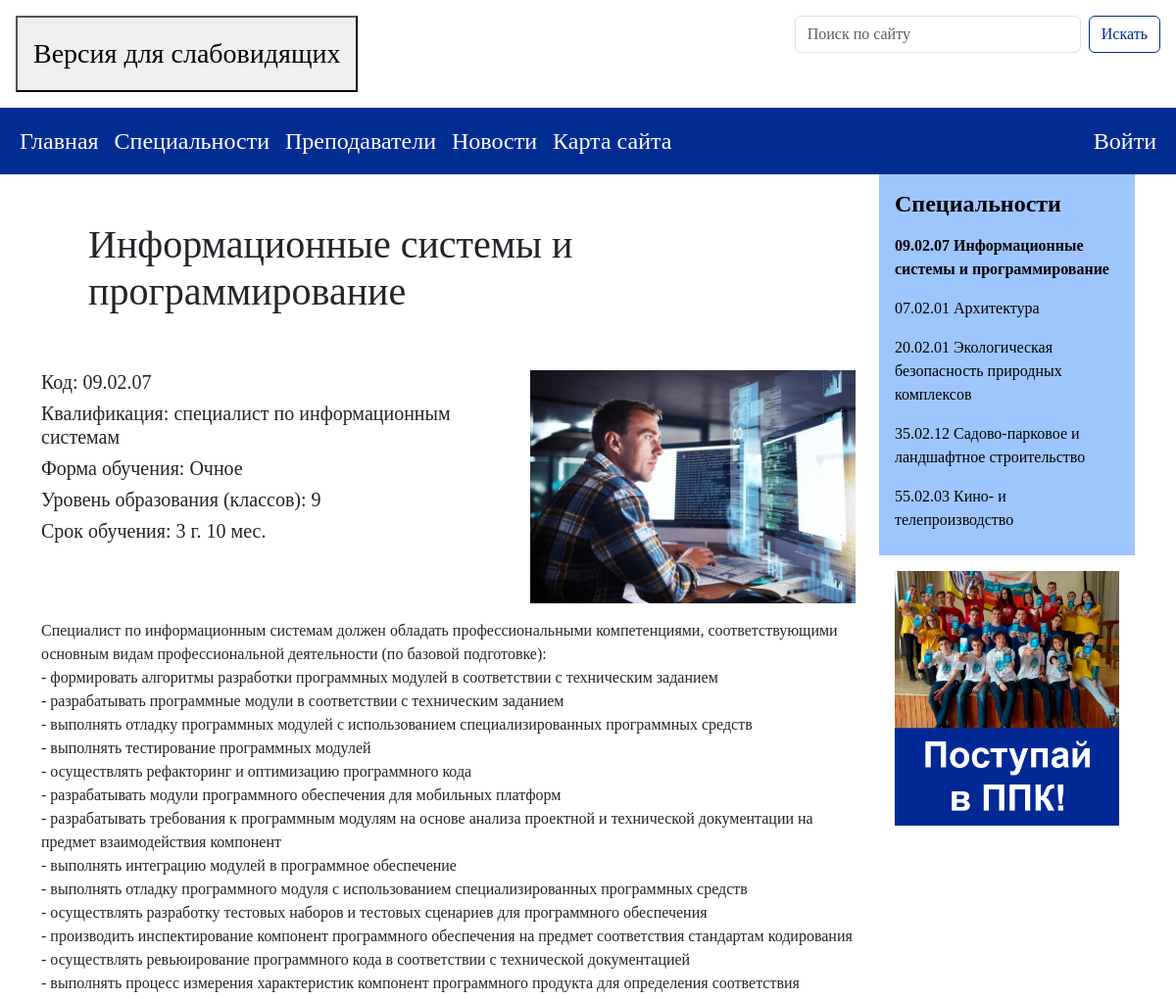
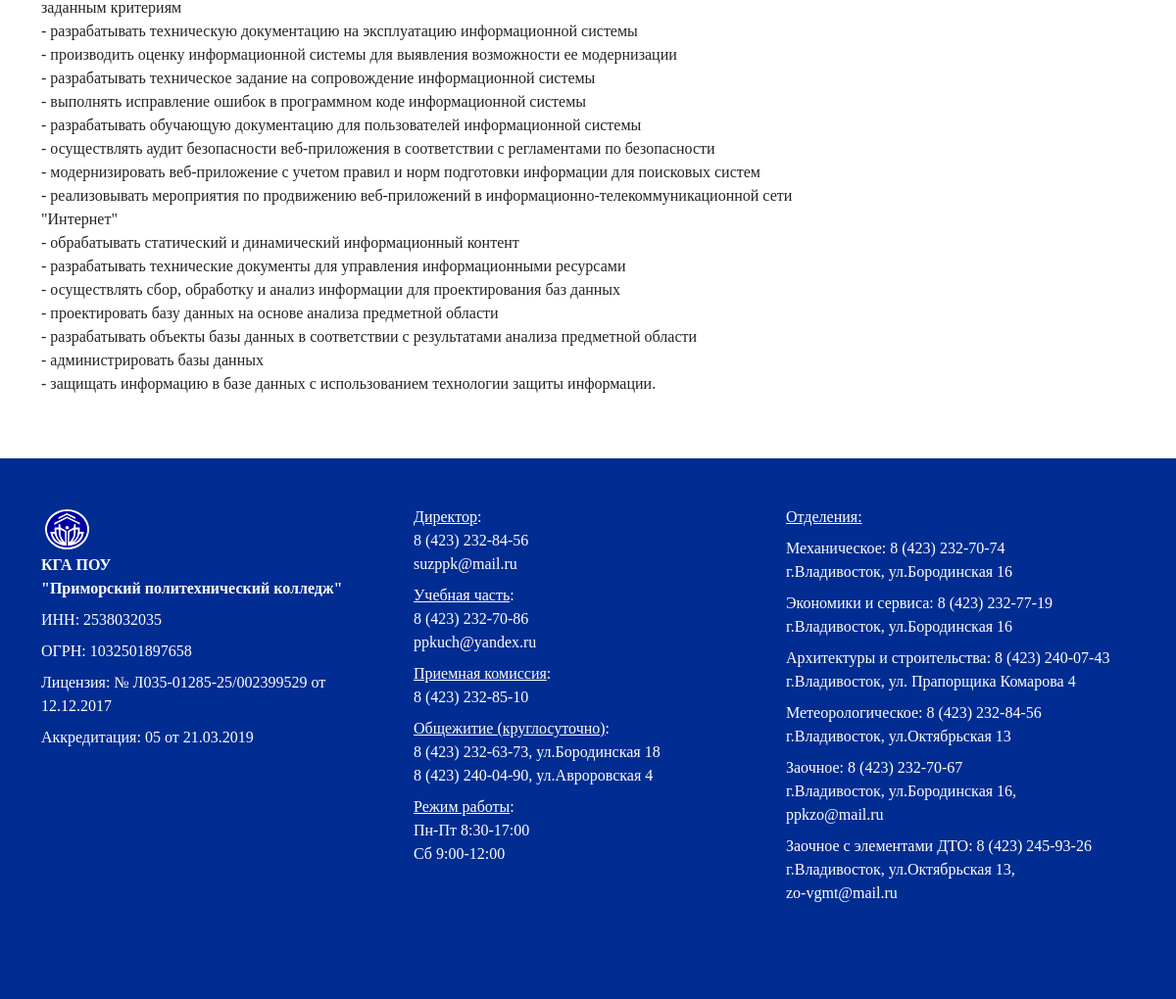
Screenshot of /speciality/1 with the database file from the repository (2 pictures, top to bottom).
### main/models.py (models this page shows, shortened)
class Specialty(models.Model):
    title = models.CharField('Название', max_length=100)
    code = models.CharField('Код', max_length=20)
    qualification = models.CharField('Квалификация', max_length=100)
    description = models.TextField('Описание')
    form_of_education = models.CharField('Форма обучения', max_length=20)
    education_level = models.CharField('Уровень образования', max_length=20)
    period_of_study = models.CharField('Срок обучения', max_length=20)
    image_main = models.ImageField('Главная картинка', blank=True, null=True, upload_to='images')
    image_description = models.ImageField('Картинка в описании', blank=True, null=True, upload_to='images')
    lastedit_date = models.DateTimeField()
    class Meta:
        verbose_name = 'Специальность'
        verbose_name_plural = 'Специальности'

### main/views.py (the view)
# urls.py: path('speciality/<int:pk>', views.SpecialtyDetailView.as_view(), name='specialty-detail'),
class SpecialtyDetailView(DetailView):
    model = Specialty
    template_name = 'main/specialty_detail.html'
    context_object_name = 'specialty'
    extra_context = {'title': 'Карта сайта', 'specialities': Specialty.objects.all(), 'banners': ['1', '2', '3']}

### main/context_processors.py (called while the page is built)
def theme_context(request):
    theme_name = request.session.get('theme', settings.DEFAULT_THEME)
    return {
        'theme': settings.THEMES.get(theme_name, settings.THEMES[settings.DEFAULT_THEME]),
        'theme_name': theme_name,
        'available_themes': settings.THEMES,
        'DEFAULT_THEME': settings.DEFAULT_THEME,
    }

### main/templates/main/specialty_detail.html (shortened to what this page needs)
{% extends 'main/layout.html' %}
{% block content %}
<div class="features">
    <div class="row">
        <div class="col-sm-9">
            <h1 class="p-5">{{ specialty.title }}</h1>
            <div class="row">
                <div class="col-sm-7">
                    <h5>Код: {{ specialty.code }}</h5>
                    <h5>Квалификация: {{ specialty.qualification }} </h5>
                    <h5>Форма обучения: {{ specialty.form_of_education }} </h5>
                    <h5>Уровень образования (классов): {{ specialty.education_level }} </h5>
                    <h5>Срок обучения: {{ specialty.period_of_study }} </h5>
                </div>
                <div class="col-sm-5">
                    <img src="{{ specialty.image_description.url }}" class="card-img-top">
                </div>
            </div>
            <p>{{ specialty.description|linebreaks }}</p>
        </div>
        <div class="col-sm-3">
            <div class="p-3 bg-secondary-ppk">
                <h4 class="fw-bold">Специальности</h4>
                <ul class="navbar-nav me-auto mb-2 mb-lg-0">
                    {% for spec in specialities %}
                    <li class="nav-item">
                        <a class="nav-link {% if specialty.id == spec.id %}fw-bold{% endif %}"
                           href="{% url 'specialty-detail' spec.id %}">{{ spec.code }} {{ spec.title }}</a>
                    </li>
                    {% endfor %}
                </ul>
            </div>
            {% include 'main/banner.html' %}
        </div>
    </div>
</div>
{% endblock %}

### main/static/main/css/style.css (style rules this page uses)
body { font-family: Times New Roman; }

### main/static/main/css/ppk_style.css (style rules this page uses)
.bg-secondary-ppk { background-color: #9ec5fe; color: black; }

### rows the page displays
Specialty: title "Информационные системы и программирование", code "09.02.07", qualification "специалист по информационным системам", form_of_education "Очное", education_level "9", period_of_study "3 г. 10 мес.", image_description (picture), description "Специалист по информационным системам должен обладать профессиональными компетенциями, соответствующими основным видам профессиональной деятельности (по базовой подготовке): - формировать алгоритмы разработки программных модулей в соответствии с техническим заданием - разрабатывать программные модули в соответствии с техническим заданием - выполнять отладку программных модулей с использованием специализированных программных средств - выполнять тестирование программных модулей - осуществлять рефакторинг и оптимизацию программного кода - разрабатывать модули программного обеспечения для мобильных платформ - разрабатывать требования к программным модулям на основе анализа проектной и…"
Specialty: code "07.02.01", title "Архитектура"
Specialty: code "20.02.01", title "Экологическая безопасность природных комплексов"
Specialty: code "35.02.12", title "Садово-парковое и ландшафтное строительство"
Specialty: code "55.02.03", title "Кино- и телепроизводство"
